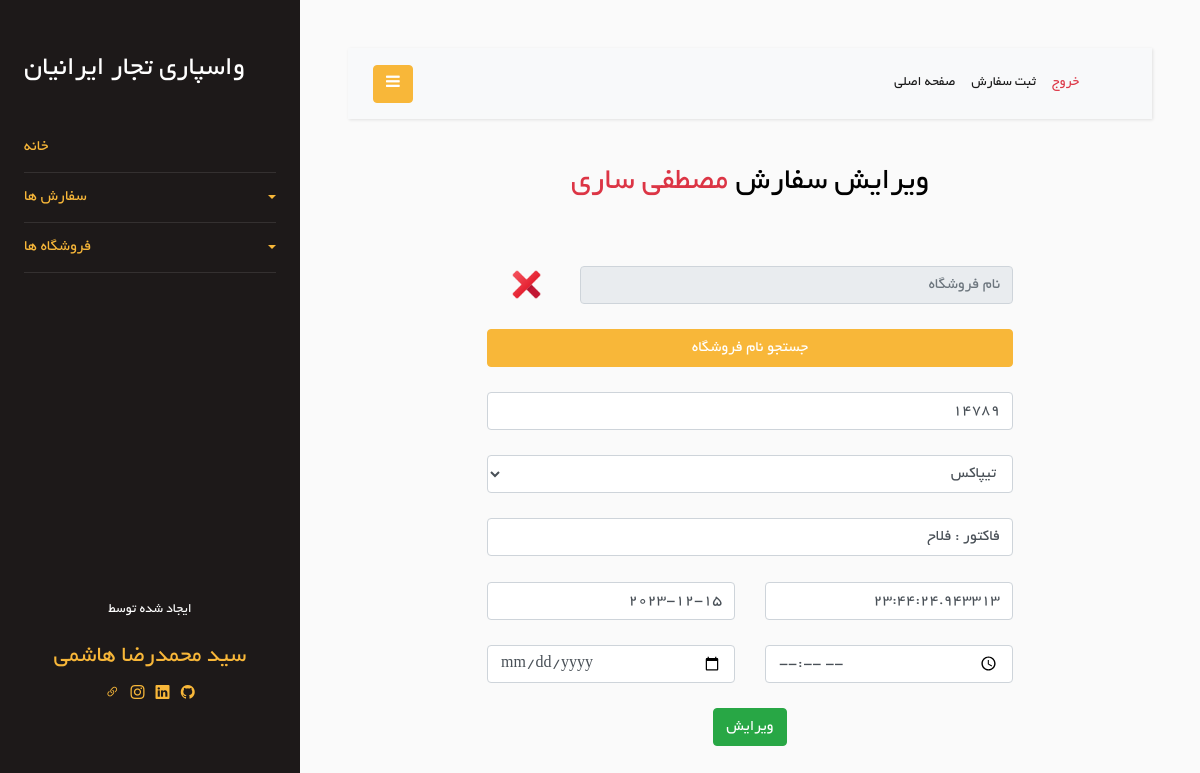
/Order/update_order/92 (signed in), run on the app's committed database.
### Order/models.py (models this page shows)
class Order(models.Model):
    store = models.ForeignKey(Store, on_delete=models.CASCADE)
    order_number = models.TextField(blank=True, null=True)
    shipping_method = models.ForeignKey(ShippingMethod, on_delete=models.CASCADE, null=True, blank=True)
    date = models.DateField(null=True, blank=True)
    time = models.TimeField(null=True, blank=True)
    document_defects = models.CharField(max_length=200, blank=True, null=True)
    is_delete = models.BooleanField(default=False)
    class Meta:
        verbose_name = "Order"

### Store/models.py (models this page shows, shortened)
class Store(models.Model):
    store_name = models.CharField(max_length=100)
    is_active = models.BooleanField(default=True)
    is_delete = models.BooleanField(default=False)
    class Meta:
        db_table = 'Store'

### Order/views.py (the view)
# urls.py: path('update_order/<int:order_id>', views.UpdateOrderView.as_view(), name='update_order'),
@method_decorator(login_required, name='dispatch')
class UpdateOrderView(View):
    def get(self, request: HttpRequest, order_id):
        current_order: Order = Order.objects.filter(id=order_id).first()
        print(current_order.order_number)
        edit_form = UpdateOrderForm(instance=current_order)
        context = {
            'edit_form': edit_form,
            'current_order': current_order,
        }
        return render(request, 'Order/update-order.html', context)

### Order/forms.py
class UpdateOrderForm(forms.ModelForm):
    class Meta:
        model = Order
        fields = ['order_number', 'shipping_method', 'document_defects', 'date', 'time']
        widgets = {
            'order_number': forms.NumberInput(attrs={
                'class': 'form-control',
                'placeholder': 'قیمت'
            }),
            'shipping_method': forms.Select(attrs={
                'class': 'form-control',
                'placeholder': 'روش ارسال',
            }),
            'document_defects': forms.TextInput(attrs={
                'class': 'form-control',
                'placeholder': 'نقص مدارک',
            }),
            'date': forms.DateInput(attrs={
                'class': 'form-control',
                'placeholder': 'تاریخ',
            }),
            'time': forms.TextInput(attrs={
                'class': 'form-control',
                'placeholder': 'ساعت',
            }),
        }

### Order/models.py (called while the page is built)
    def __str__(self):
        return self.fa_name

### Order/templates/Order/update-order.html (shortened to what this page needs)
{% extends 'base/layout.html' %}
{% load static %}
{% block header-link %}
    <link rel="stylesheet" href="{% static 'css/Order/add-order-style.css' %}"/>
{% endblock %}
{% block mian %}
    <div class="row text-center">
        <div class="col-md-2"></div>
        <div class="col-md-8">
            <h2>ویرایش سفارش <span class="text-danger">{{ current_order.store.store_name }}</span></h2>
            <br/>
            <form method="post" action="#">
                <br/>
                <div class="row">
                    <div class="col-10">
                        <input type="text" placeholder="نام فروشگاه" class="form-control" readonly id="fake_store_id_input" required>
                    </div>
                    <div class="col-2 text-right">
                        <button type="button" onclick="remove_from_input()" id="remove-btn">
                            <img id="remove-icon" src="{% static 'icon/../../../static/icons/icons8-delete-48.png' %}">
                        </button>
                    </div>
                </div>
                <br/>
                <div class="row">
                    <div class="col-12">
                        <button type="button" onclick="show_stores()" class="btn btn-primary" id="search-btn">جستجو نام فروشگاه</button>
                    </div>
                </div>
                <br/>
                <div class="row">
                    <div class="col-12">
                        {{ edit_form.order_number }}
                    </div>
                </div>
                <br/>
                <div class="row">
                    <div class="col-12">
                        {{ edit_form.shipping_method }}
                    </div>
                </div>
                <br/>
                <div class="row">
                    <div class="col-12">
                        {{ edit_form.document_defects }}
                    </div>
                </div>
                <br/>
                <div class="row">
                    <div class="col-6">
                        {{ edit_form.time }}
                    </div>
                    <div class="col-6">
                        {{ edit_form.date }}
                    </div>
                </div>
                <br/>
                <div class="row">
                    <div class="col-6">
                        <input type="time" class="form-control"/>
                    </div>
                    <div class="col-6">
                        <input type="date" class="form-control"/>
                    </div>
                </div>
                <br/>
                <button type="submit" class="btn btn-success">ویرایش</button>
            </form>
        </div>
        <div class="col-md-2"></div>
    </div>
{% endblock %}

### Order/static/css/Order/add-order-style.css (style rules this page uses)
#remove-icon { width: 35px; }
#search-btn { width: 100%; }
#remove-btn { border: none; background-color: #fafafa; }
form { direction: rtl; }

### data on the page
Order: store.store_name "مصطفی ساری", order_number "14789", shipping_method "تیپاکس", document_defects "فاکتور : فلاح", time "23:44:24.943313", date "2023-12-15"
